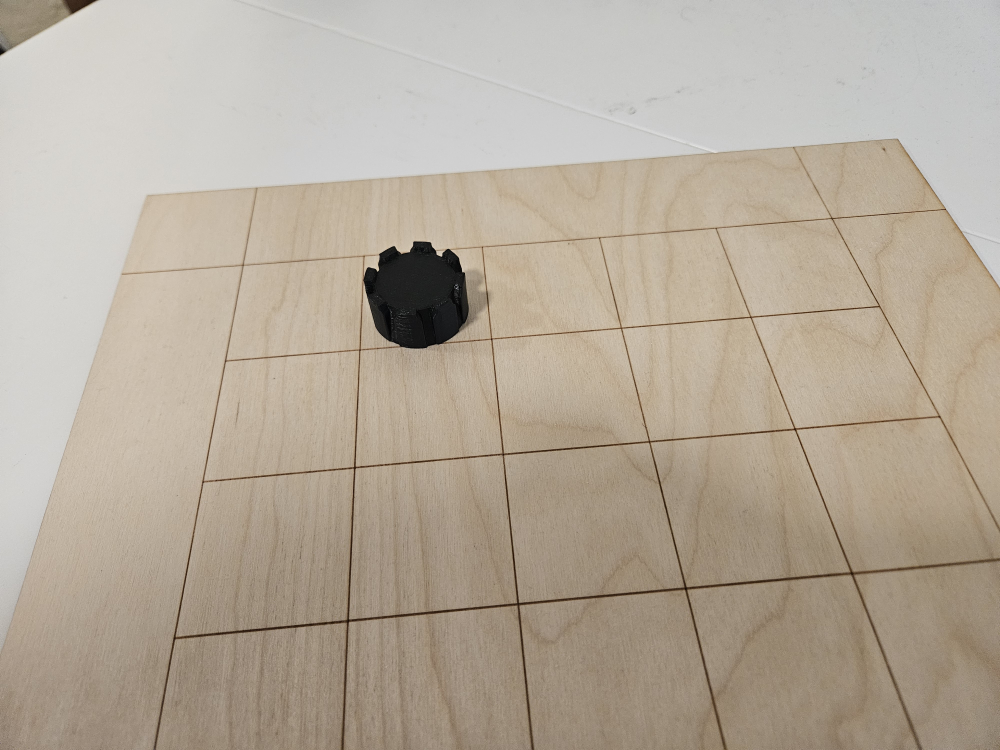
#> input picture HaarTraining/p/20241120_144708.jpg, 4000 x 3000 px (shown at 1/4 size); its folder holds only this picture in this run
$ python HaarTest2.py
#> lines starting #> are read from the running program, lines starting #| are printed output that depends on the picture
# Base code from https://medium.com/@vipulgote4/guide-to-make-custom-haar-cascade-xml-file-for-object-detection-with-opencv-6932e22c3f0e

import cv2
import os
from os import listdir
from PIL import Image, ImageOps
PIECE_CASCADE = cv2.CascadeClassifier("HaarTraining/classifier/cascade.xml")
POSITIVE_IMAGE_PATH = "HaarTraining/p"
NEGATIVE_IMAGE_PATH = "HaarTraining/n"

# Haars and shows bbox for an image.
def bboxDisplay(imagePath):
#> called with imagePath = 'HaarTraining/p/20241120_144708.jpg'
    img = cv2.imread(imagePath)
#> img is the input picture: shape (3000, 4000, 3); mean B, G, R 154.4, 169.4, 180.5
    resized = cv2.resize(img,(400,300))
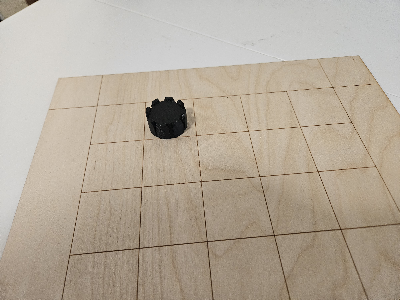
#> resized: shape (300, 400, 3); mean B, G, R 154.5, 169.5, 180.7
    gray = cv2.cvtColor(resized,cv2.COLOR_BGR2GRAY)
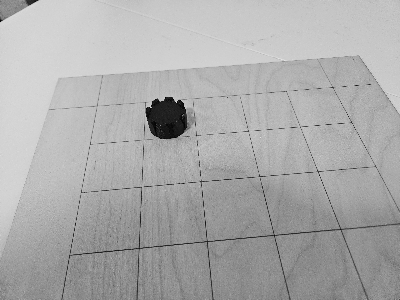
#> gray: shape (300, 400); min 2, max 230, mean 171.1

    pieces = PIECE_CASCADE.detectMultiScale(gray, 2, 4)
#> pieces = ()

    renderPieceBBoxes(img, pieces)
    showShortcut(img)

# [8 lines left out: function checkImageForPiece, not called in this run]


# Adds the bboxes of given pieces on an image
def renderPieceBBoxes(image, pieces):
#> called with pieces = ()
    for(x,y,w,h) in pieces:
        image = cv2.rectangle(image,(x,y),(x+w,y+h),(0,255,0),2)
#> this loop made 0 passes

def showShortcut(image):
    cv2.imshow('img',image)
    cv2.waitKey(0)
    cv2.destroyAllWindows()

# [44 lines left out: functions runTestOn, massResize, clearResizes, clearNonResizes, clearWrongFiles, not called in this run]

# [5 lines of commented-out code are left out]

def showAllIn(folder):
    for item in os.listdir(folder):
        path = folder + "/" + item
        bboxDisplay(path)

showAllIn(POSITIVE_IMAGE_PATH)

$ run again, on HaarTraining/p/20241120_144753.jpg
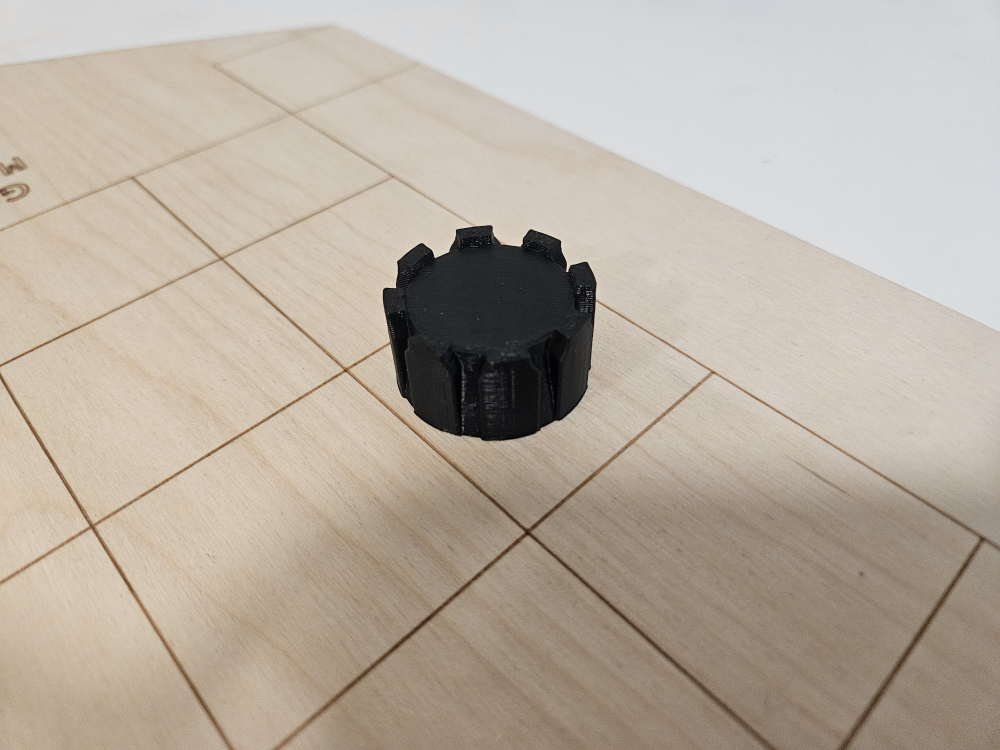
#> input picture HaarTraining/p/20241120_144753.jpg, 4000 x 3000 px (shown at 1/4 size)
#> in bboxDisplay, img is the input picture: shape (3000, 4000, 3); mean B, G, R 161, 173.7, 184
#> in bboxDisplay, `resized = cv2.resize(img,(400,300))`:
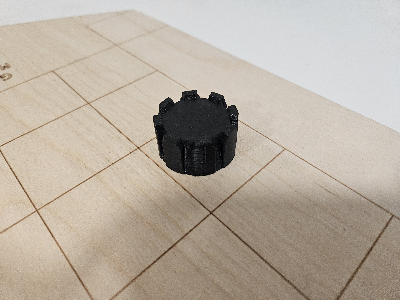
#> resized: shape (300, 400, 3); mean B, G, R 161.2, 173.9, 184.2
#> in bboxDisplay, `gray = cv2.cvtColor(resized,cv2.COLOR_BGR2GRAY)`:
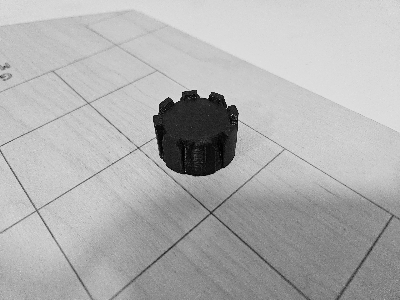
#> gray: shape (300, 400); min 0, max 226, mean 175.5
#> pieces = ()

$ run again, on HaarTraining/p/20241120_144804_resize.jpg
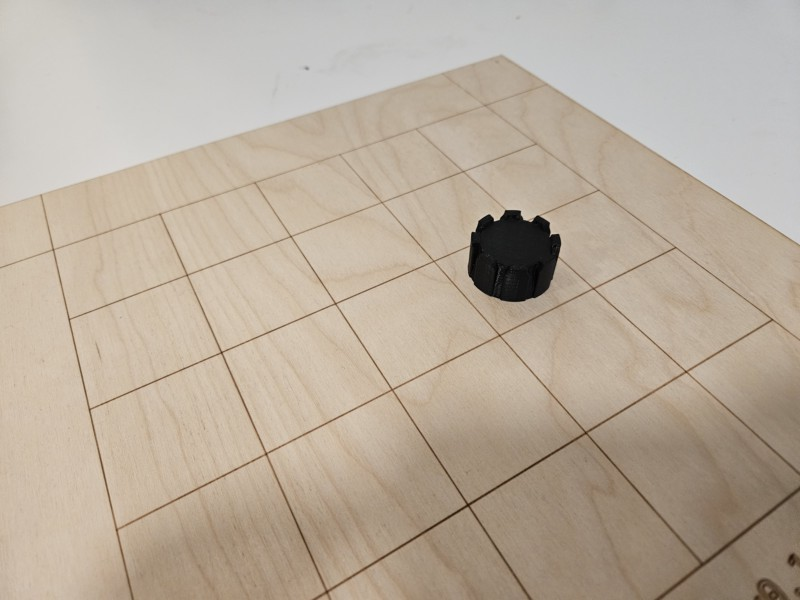
#> input picture HaarTraining/p/20241120_144804_resize.jpg, 800 x 600 px
#> in bboxDisplay, img is the input picture: shape (600, 800, 3); mean B, G, R 156.7, 172.3, 185.2
#> in bboxDisplay, `gray = cv2.cvtColor(resized,cv2.COLOR_BGR2GRAY)`:
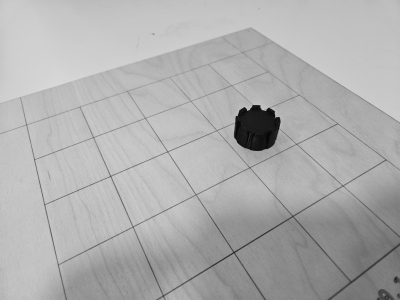
#> gray: shape (300, 400); min 4, max 216, mean 174.4
#> pieces = ()

$ run again, on HaarTraining/p/20241120_144807_resize.jpg
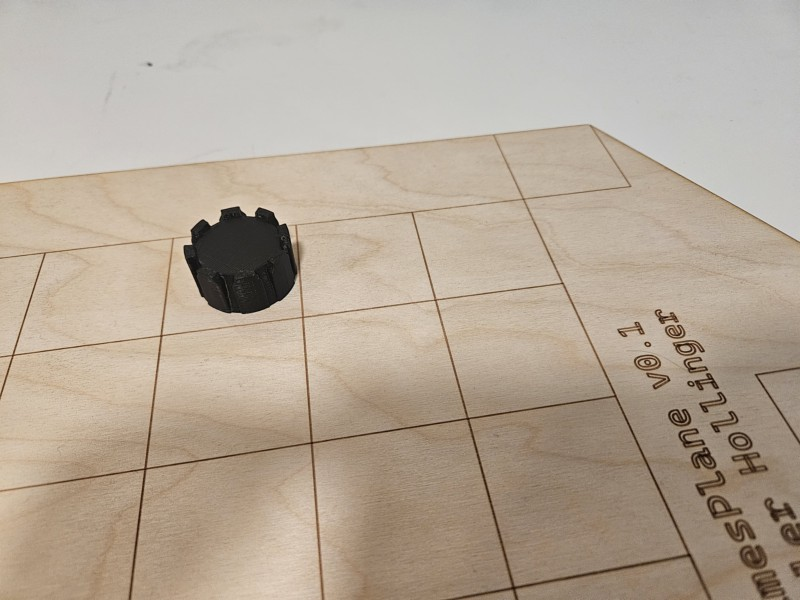
#> input picture HaarTraining/p/20241120_144807_resize.jpg, 800 x 600 px
#> in bboxDisplay, img is the input picture: shape (600, 800, 3); mean B, G, R 151.6, 167.2, 180.5
#> in bboxDisplay, `gray = cv2.cvtColor(resized,cv2.COLOR_BGR2GRAY)`:
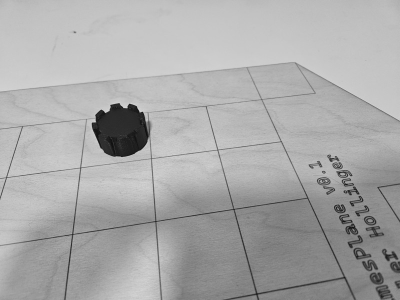
#> gray: shape (300, 400); min 16, max 214, mean 169.5
#> pieces = ()

$ run again, on HaarTraining/p/20241120_144714.jpg
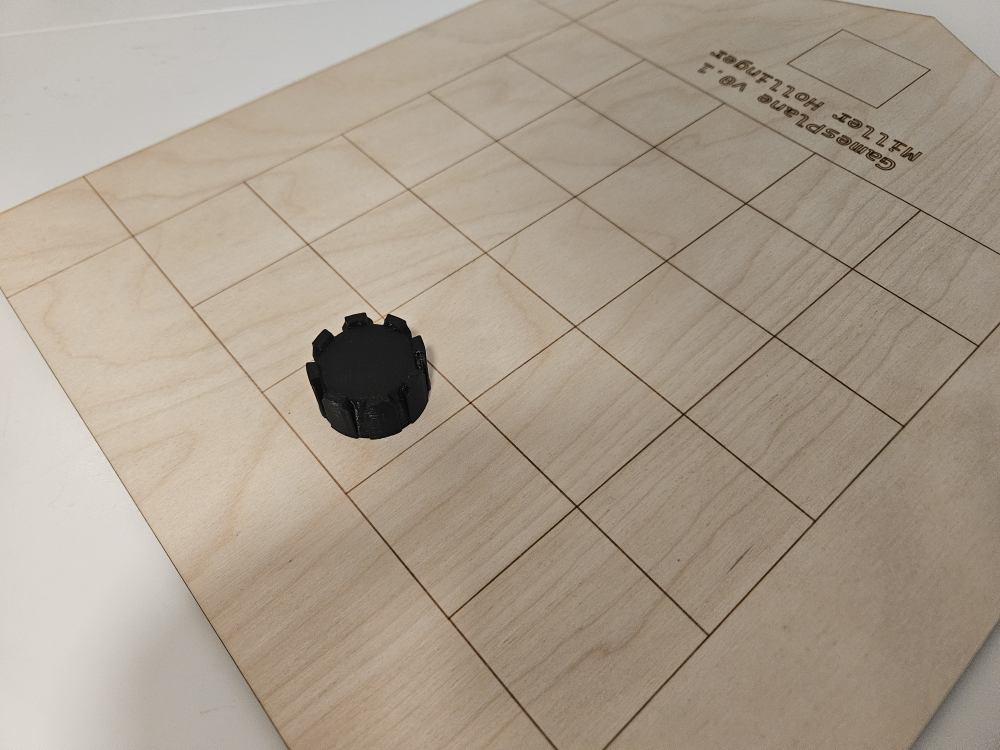
#> input picture HaarTraining/p/20241120_144714.jpg, 4000 x 3000 px (shown at 1/4 size)
#> in bboxDisplay, img is the input picture: shape (3000, 4000, 3); mean B, G, R 141, 156.4, 169.3
#> in bboxDisplay, `resized = cv2.resize(img,(400,300))`:
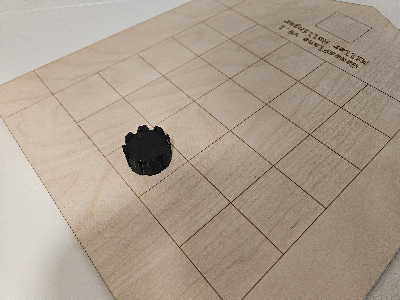
#> resized: shape (300, 400, 3); mean B, G, R 141.1, 156.6, 169.4
#> in bboxDisplay, `gray = cv2.cvtColor(resized,cv2.COLOR_BGR2GRAY)`:
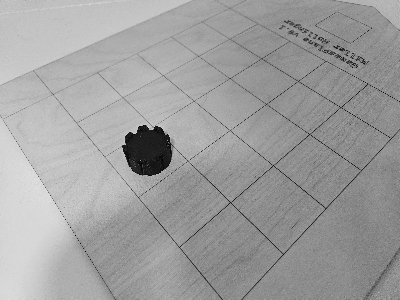
#> gray: shape (300, 400); min 1, max 229, mean 158.6
#> pieces = ()
